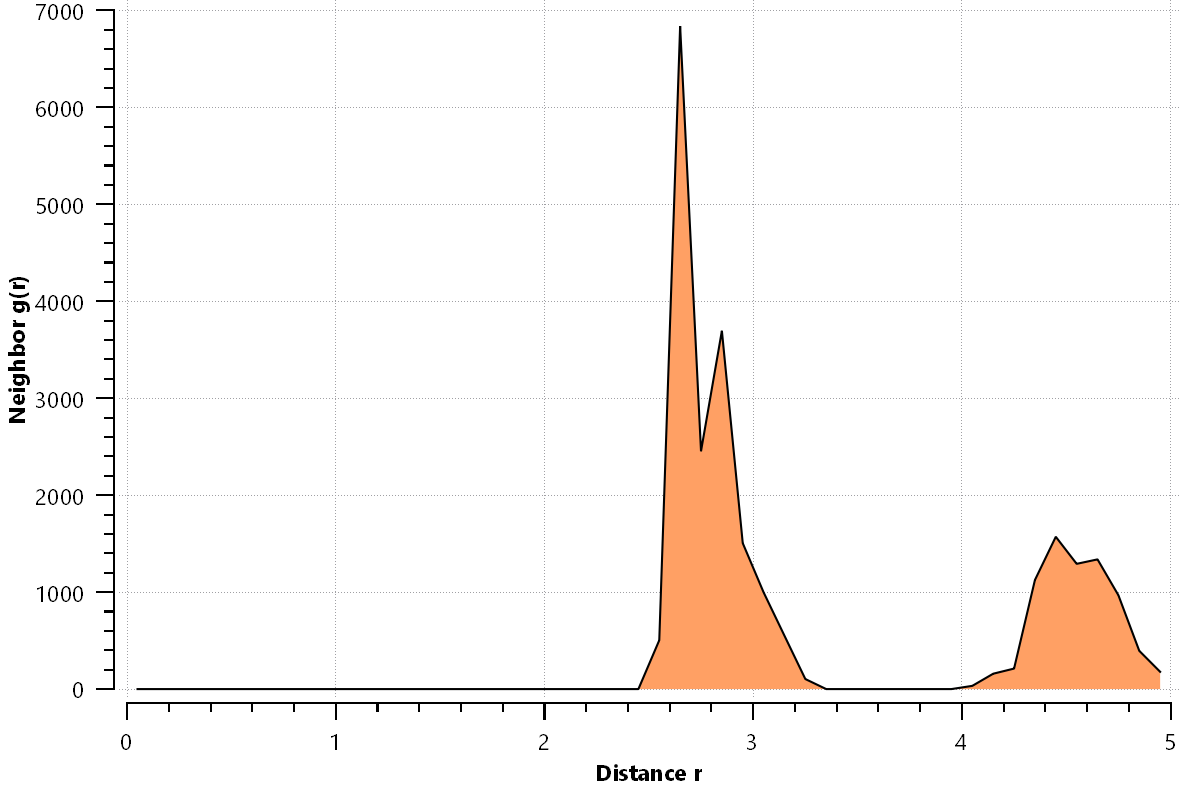
#> input picture Image_Tungsten/bcc_54_chauffe_graph.png, 1181 x 787 px, found by its file name
$ python combined_graph.py
#> lines starting #> are read from the running program, lines starting #| are printed output that depends on the picture
from PIL import Image

# Ouvrir les deux images
image1 = Image.open(
    "C:/Users/dedea/Dropbox/PC/Documents/Molecular_Dynamics/Molecular_Dynamics/Image_Tungsten/bcc_54_chauffe_graph.png"
)
#> image1 is the input picture: PIL image 1181x787 RGBA; mean R, G, B, A 250.8, 246.1, 243.1, 255
image2 = Image.open(
    "C:/Users/dedea/Dropbox/PC/Documents/Molecular_Dynamics/Molecular_Dynamics/Image_Tungsten/bcc_54_chauffe_graph_0.png"
)
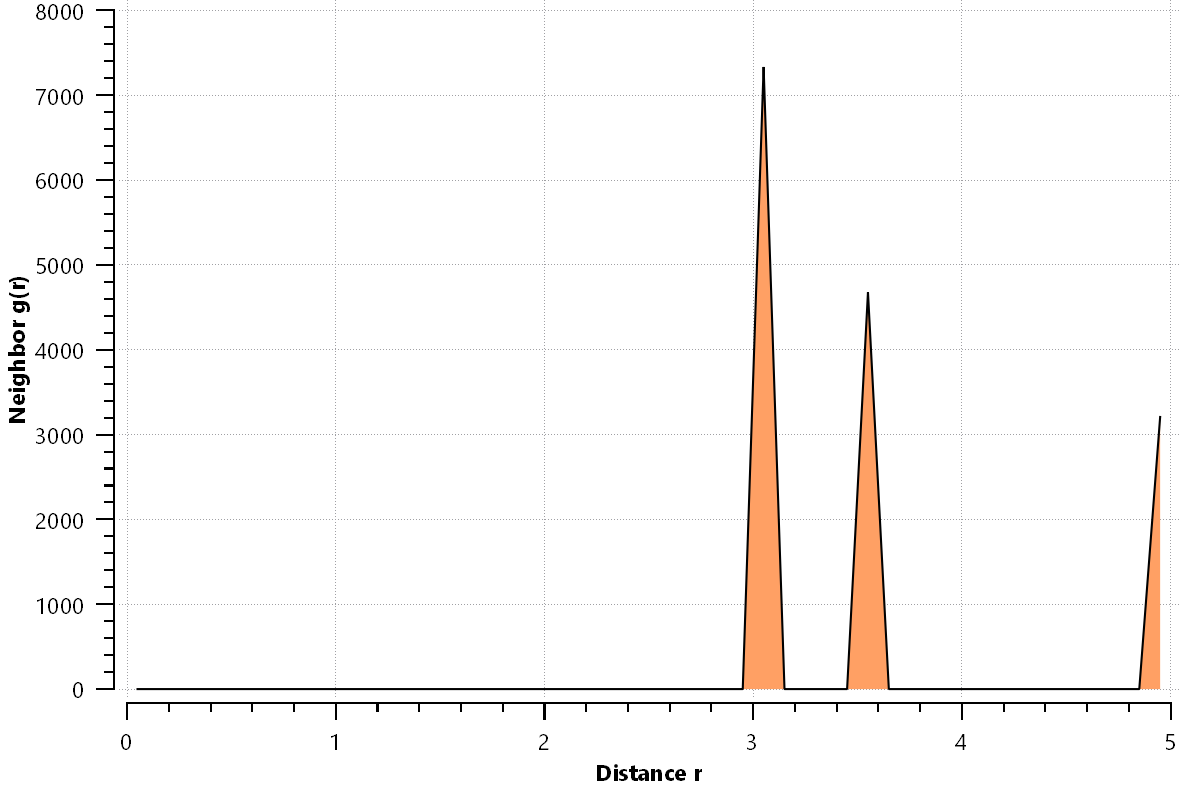
#> input picture Image_Tungsten/bcc_54_chauffe_graph_0.png, 1181 x 787 px, found by its file name
#> image2 is the input picture: PIL image 1181x787 RGBA; mean R, G, B, A 250.3, 248.1, 246.7, 255

# Assurez-vous que les images ont la même taille
image1 = image1.resize((800, 600))
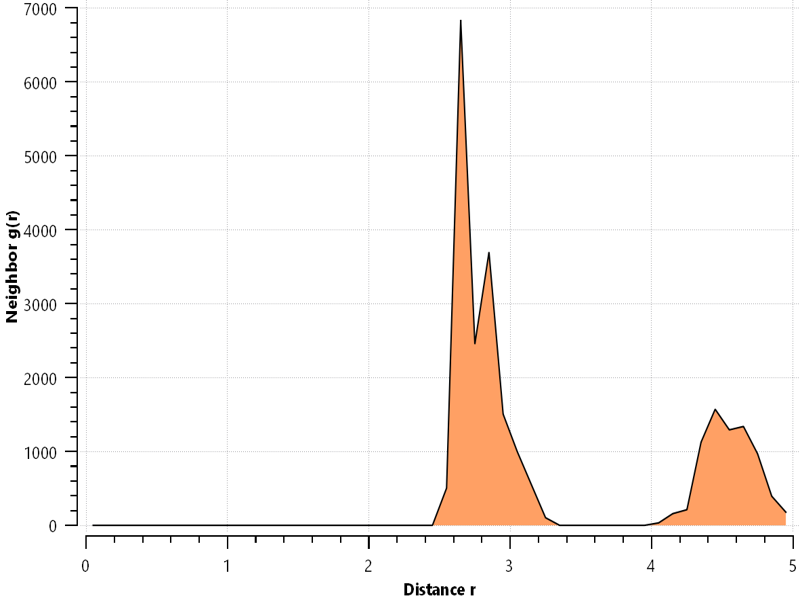
#> image1: PIL image 800x600 RGBA; mean R, G, B, A 250.6, 245.9, 243, 255
image2 = image2.resize((800, 600))
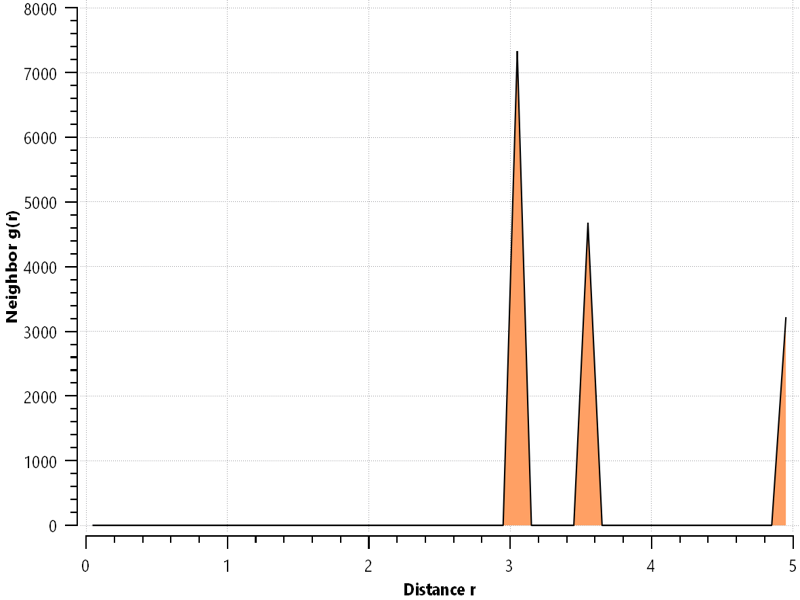
#> image2: PIL image 800x600 RGBA; mean R, G, B, A 250.2, 248, 246.6, 255

# Superposer les images avec une transparence
combined = Image.blend(image1, image2, alpha=0.5)
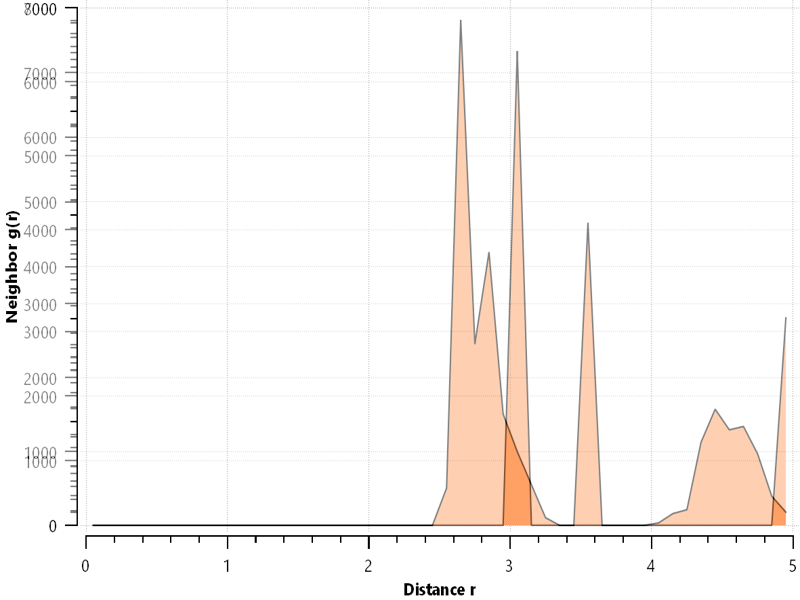
#> combined: PIL image 800x600 RGBA; mean R, G, B, A 250.4, 246.9, 244.7, 255

# Enregistrer l'image combinée
combined.save("combined_image.png")

# Afficher l'image combinée
combined.show()
